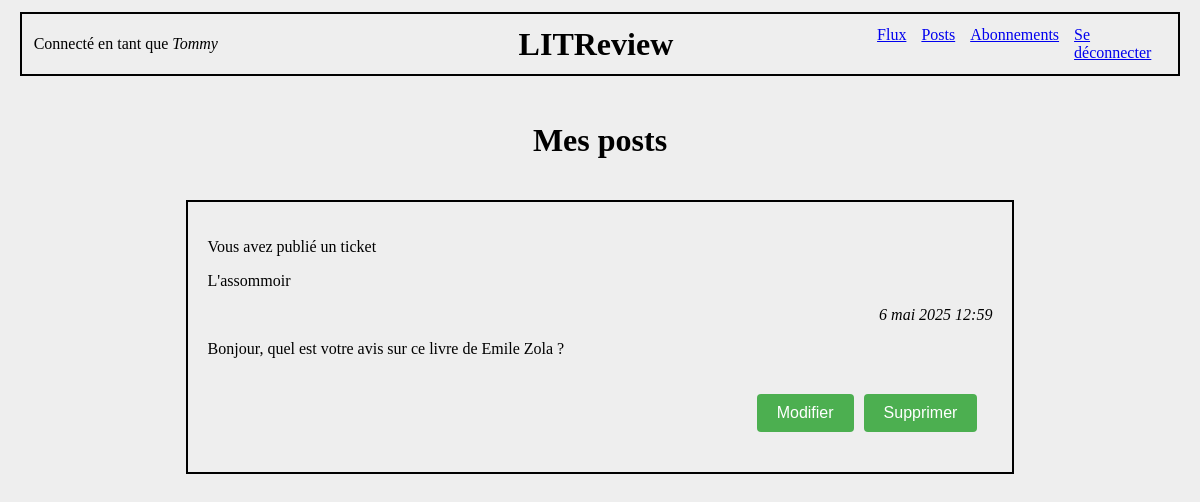
The app's page /post_list/ (signed in) with its own data.
### authentication/models.py (models this page shows)
class User(AbstractUser):
    profile_photo = models.ImageField(verbose_name='Photo de profil', null=True)

### appli/models.py (models this page shows)
class Ticket(models.Model):
    title = models.CharField(max_length=128)
    description = models.TextField(max_length=2048)
    user = models.ForeignKey(
        to=settings.AUTH_USER_MODEL, on_delete=models.CASCADE)
    image = models.ImageField(null=True, blank=True)
    time_created = models.DateTimeField(auto_now_add=True)

### appli/views.py (the view)
# urls.py: path('post_list/', appli.views.post_list, name='post_list'),
@login_required
def post_list(request):
    current_user = request.user
    tickets = models.Ticket.objects.all()
    reviews = models.Review.objects.all()
    tickets = models.Ticket.objects.filter(
        Q(user=current_user)   # Tickets créés par l'utilisateur connecté
    ).order_by('-time_created')
    reviews = models.Review.objects.filter(
        Q(user=current_user)   # Reviews crééss par l'utilisateur connecté
    ).order_by('-time_created')
    posts = list(chain(tickets, reviews))
    posts.sort(key=lambda x: x.time_created, reverse=True)
    context = {
        'posts': posts,
    }
    return render(request, 'appli/post_list.html', context=context)

### appli/templatetags/custom_filters.py (called while the page is built)
@register.filter
def get_class(value):
    return value.__class__.__name__

### appli/templates/appli/post_list.html (shortened to what this page needs)
{% extends 'base_connected.html' %}
{% load custom_filters %}
{% block content %}
    <div class="center">
        <h1>Mes posts</h1>
    </div>
    {% for post in posts %}
        {% if post|get_class == 'Ticket' %}
            <div class="div_border">
                <p>Vous avez publié un ticket</p>
                <p>{{ post.title }}</p>
                <p class="align-date-right"><i>{{ post.time_created }}</i></p>
                <p>{{ post.description }}</p>
                <div class="align-right">
                    <a href="{% url 'edit_ticket' post.id %}" class="button">Modifier</a>
                    <a href="{% url 'delete_ticket' post.id %}" class="button">Supprimer</a>
                </div>
            </div>
        {% endif %}
    {% endfor %}
{% endblock content %}

### templates/base_connected.html (shortened to what this page needs)
{% load static %}
<html>
    <head>
        <link rel="stylesheet" href="{% static 'styles.css' %}">
    </head>
    <body class="background-color">
        <div class="base-border">
            <div class="header-container">
                <div class="left-space">
                    Connecté en tant que <i>{{ user.username }}</i>
                </div>
                <h1 class="title">LITReview</h1>
                <div class="nav-links">
                    <a href="{% url 'flux' %}">Flux</a>
                    <a href="{% url 'post_list' %}">Posts</a>
                    <a href="{% url 'subscriptions' %}">Abonnements</a>
                    <a href="{% url 'logout' %}">Se déconnecter</a></p>
                </div>
            </div>
        </div>
        {% block content %}{% endblock content %}
    </body>
</html>

### static/styles.css (style rules this page uses)
.base-border { border-width:2px; border-style:solid; border-color:black; margin-left: 1%; margin-right: 1%; margin-top: 1%; margin-bottom: 2%; padding: 1%; }
.div_border { margin-left: 15%; margin-right: 15%; margin-top: 20px; margin-bottom: 20px; padding: 20px; border-width:2px; border-style:solid; border-color:black; }
.button { display: inline-block; padding: 10px 20px; margin: 10px 5px; background-color: #4CAF50; color: white; text-decoration: none; border-radius: 4px; border: none; cursor: pointer; font-family: Arial, sans-serif; font-size: 16px; transition: background-color 0.3s; }
.header-container { display: flex; align-items: center; position: relative; }
.left-space { width: 0; flex: 1; }
.title { text-align: center; margin: 0; flex: 2; }
.nav-links { display: flex; gap: 15px; flex: 1; justify-content: flex-end; }
.align-right { display: flex; justify-content: flex-end; padding: 10px; }
.center { display: flex; justify-content: center; }
.align-date-right { display: flex; justify-content: flex-end; }
.background-color { background-color: #eee; }

### records on screen
User: username "Tommy"
Ticket: title "L'assommoir", time_created "6 mai 2025 12:59", description "Bonjour, quel est votre avis sur ce livre de Emile Zola ?"
